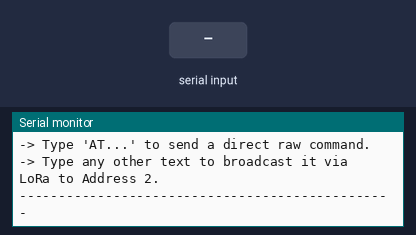
Bench run of a sketch on a simulated Arduino Uno, built with avr-gcc and run on an emulated ATmega328P. On the bench: the last lines printed to the serial monitor. The test bench sets the inputs (shaded band). The modem accepts every AT command (registered, SIM ready, sends succeed) and sends nothing else.

Above: at 2.3 s.
2.4 s: "AT\n" received over Serial
At 3.6 s:
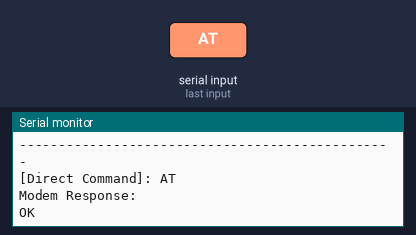
3.9 s: "AT\n" received over the second serial link
At 5.0 s:
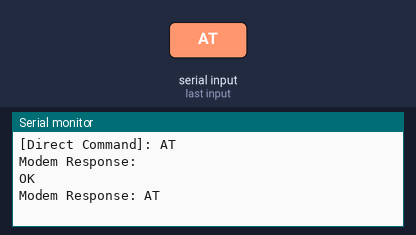
5.4 s: "at\n" received over Serial
At 5.9 s:
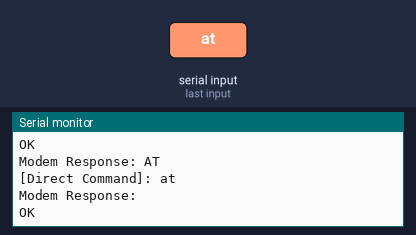
6.9 s: "at\n" received over the second serial link
At 7.3 s:
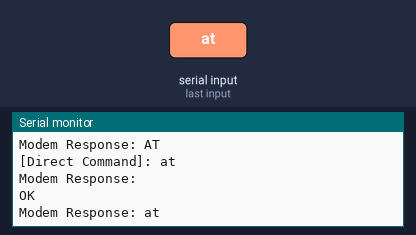
8.4 s: "1\n" received over Serial
At 9.8 s:
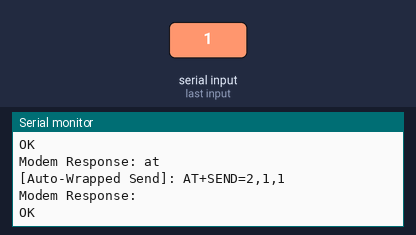

Measured:
- after the input at 2.4 s, the serial monitor: prints a new line at once (image 1)
- after the input at 3.9 s, the serial monitor: prints a new line at once (image 2)
- after the input at 5.4 s, the serial monitor: prints a new line at once (image 3)
- after the input at 6.9 s, the serial monitor: prints a new line at once (image 4)
- after the input at 8.4 s, the serial monitor: prints a new line at once (image 5)

The sketch:

sketch_jun16d.ino
```cpp
#include <SoftwareSerial.h>

// RX pin 2 (Connect to LoRa TX), TX pin 3 (Connect to LoRa RX)
SoftwareSerial loraSerial(2, 3);

void setup() {
  Serial.begin(9600);
  loraSerial.begin(9600);

  delay(1000);
  Serial.println("--- SYSTEM READY ---");
  Serial.println("-> Type 'AT...' to send a direct raw command.");
  Serial.println("-> Type any other text to broadcast it via LoRa to Address 2.");
  Serial.println("------------------------------------------------");
}

void loop() {
  // 1. READ FROM SERIAL MONITOR
  if (Serial.available()) {
    String input = Serial.readStringUntil('\n');
    input.trim(); // Cleans up hidden whitespace or carriage returns

    if (input.length() > 0) {
      String commandToExcute = "";

      // Check if the input is a raw AT command
      if (input.startsWith("AT") || input.startsWith("at")) {
        // Option A: Pass the raw AT command straight through
        commandToExcute = input + "\r\n";
        Serial.print("[Direct Command]: ");
        Serial.print(commandToExcute);
      }
      else {
        // Option B: It's a normal message! Auto-wrap it into a LoRa SEND command
        commandToExcute = "AT+SEND=2," + String(input.length()) + "," + input + "\r\n";
        Serial.print("[Auto-Wrapped Send]: ");
        Serial.print(commandToExcute);
      }

      // Transmit the final formatted string to the RYLR998
      loraSerial.print(commandToExcute);
    }
  }

  // 2. READ INCOMING RESPONSES FROM LORA
  if (loraSerial.available()) {
    // Give the serial buffer a tiny window to completely capture the incoming string
    delay(30);
    Serial.print("Modem Response: ");
    while (loraSerial.available()) {
      char c = loraSerial.read();
      Serial.print(c);
    }
    // No extra println here because the RYLR998 already ends its output with \r\n
  }
}
```
